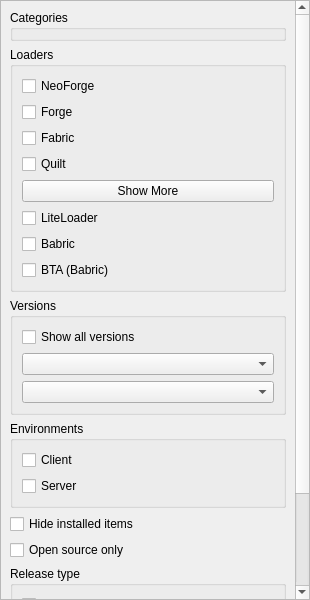
<?xml version="1.0" encoding="UTF-8"?>
<ui version="4.0">
 <class>ModFilterWidget</class>
 <widget class="QWidget" name="ModFilterWidget">
  <property name="geometry">
   <rect>
    <x>0</x>
    <y>0</y>
    <width>310</width>
    <height>600</height>
   </rect>
  </property>
  <property name="sizePolicy">
   <sizepolicy hsizetype="Preferred" vsizetype="Preferred">
    <horstretch>0</horstretch>
    <verstretch>0</verstretch>
   </sizepolicy>
  </property>
  <property name="minimumSize">
   <size>
    <width>275</width>
    <height>0</height>
   </size>
  </property>
  <property name="maximumSize">
   <size>
    <width>310</width>
    <height>16777215</height>
   </size>
  </property>
  <property name="windowTitle">
   <string>Form</string>
  </property>
  <layout class="QVBoxLayout" name="verticalLayout_2">
   <property name="leftMargin">
    <number>0</number>
   </property>
   <property name="topMargin">
    <number>0</number>
   </property>
   <property name="rightMargin">
    <number>0</number>
   </property>
   <property name="bottomMargin">
    <number>0</number>
   </property>
   <item>
    <widget class="QScrollArea" name="scrollArea">
     <property name="minimumSize">
      <size>
       <width>275</width>
       <height>0</height>
      </size>
     </property>
     <property name="sizeAdjustPolicy">
      <enum>QAbstractScrollArea::AdjustToContentsOnFirstShow</enum>
     </property>
     <property name="widgetResizable">
      <bool>true</bool>
     </property>
     <widget class="QWidget" name="scrollAreaWidgetContents">
      <property name="geometry">
       <rect>
        <x>0</x>
        <y>0</y>
        <width>294</width>
        <height>781</height>
       </rect>
      </property>
      <layout class="QVBoxLayout" name="verticalLayout">
       <item>
        <widget class="QGroupBox" name="categoryGroup">
         <property name="title">
          <string>Categories</string>
         </property>
         <property name="checkable">
          <bool>false</bool>
         </property>
         <property name="checked">
          <bool>false</bool>
         </property>
        </widget>
       </item>
       <item>
        <widget class="QGroupBox" name="loaderGroup">
         <property name="title">
          <string>Loaders</string>
         </property>
         <property name="checkable">
          <bool>false</bool>
         </property>
         <property name="checked">
          <bool>false</bool>
         </property>
         <layout class="QVBoxLayout" name="verticalLayout_4">
          <item>
           <widget class="QCheckBox" name="neoForge">
            <property name="text">
             <string>NeoForge</string>
            </property>
           </widget>
          </item>
          <item>
           <widget class="QCheckBox" name="forge">
            <property name="text">
             <string>Forge</string>
            </property>
           </widget>
          </item>
          <item>
           <widget class="QCheckBox" name="fabric">
            <property name="text">
             <string>Fabric</string>
            </property>
           </widget>
          </item>
          <item>
           <widget class="QCheckBox" name="quilt">
            <property name="text">
             <string>Quilt</string>
            </property>
           </widget>
          </item>
          <item>
           <widget class="QPushButton" name="showMoreButton">
            <property name="text">
             <string>Show More</string>
            </property>
           </widget>
          </item>
          <item>
           <widget class="QWidget" name="extendedModLoadersWidget" native="true">
            <property name="visible">
             <bool>false</bool>
            </property>
            <layout class="QVBoxLayout" name="extendedModLoadersLayout">
             <property name="leftMargin">
              <number>0</number>
             </property>
             <property name="topMargin">
              <number>0</number>
             </property>
             <property name="rightMargin">
              <number>0</number>
             </property>
             <property name="bottomMargin">
              <number>0</number>
             </property>
             <item>
              <widget class="QCheckBox" name="liteLoader">
               <property name="text">
                <string>LiteLoader</string>
               </property>
              </widget>
             </item>
             <item>
              <widget class="QCheckBox" name="babric">
               <property name="text">
                <string>Babric</string>
               </property>
              </widget>
             </item>
             <item>
              <widget class="QCheckBox" name="btaBabric">
               <property name="text">
                <string>BTA (Babric)</string>
               </property>
              </widget>
             </item>
            </layout>
           </widget>
          </item>
         </layout>
        </widget>
       </item>
       <item>
        <widget class="QGroupBox" name="minecraftVersionGroup">
         <property name="title">
          <string>Versions</string>
         </property>
         <property name="checkable">
          <bool>false</bool>
         </property>
         <property name="checked">
          <bool>false</bool>
         </property>
         <layout class="QVBoxLayout" name="verticalLayout_3">
          <item>
           <widget class="QCheckBox" name="showAllVersions">
            <property name="text">
             <string>Show all versions</string>
            </property>
           </widget>
          </item>
          <item>
           <widget class="CheckComboBox" name="versions"/>
          </item>
          <item>
           <widget class="QComboBox" name="version"/>
          </item>
         </layout>
        </widget>
       </item>
       <item>
        <widget class="QGroupBox" name="environmentGroup">
         <property name="title">
          <string>Environments</string>
         </property>
         <property name="checkable">
          <bool>false</bool>
         </property>
         <property name="checked">
          <bool>false</bool>
         </property>
         <layout class="QVBoxLayout" name="verticalLayout_5">
          <item>
           <widget class="QCheckBox" name="clientSide">
            <property name="text">
             <string>Client</string>
            </property>
           </widget>
          </item>
          <item>
           <widget class="QCheckBox" name="serverSide">
            <property name="text">
             <string>Server</string>
            </property>
           </widget>
          </item>
         </layout>
        </widget>
       </item>
       <item>
        <widget class="QCheckBox" name="hideInstalled">
         <property name="text">
          <string>Hide installed items</string>
         </property>
        </widget>
       </item>
       <item>
        <widget class="QCheckBox" name="openSource">
         <property name="text">
          <string>Open source only</string>
         </property>
        </widget>
       </item>
       <item>
        <widget class="QGroupBox" name="releaseGroup">
         <property name="title">
          <string>Release type</string>
         </property>
         <layout class="QVBoxLayout" name="verticalLayout_6">
          <item>
           <widget class="QCheckBox" name="releaseCb">
            <property name="text">
             <string>Release</string>
            </property>
           </widget>
          </item>
          <item>
           <widget class="QCheckBox" name="betaCb">
            <property name="text">
             <string>Beta</string>
            </property>
           </widget>
          </item>
          <item>
           <widget class="QCheckBox" name="alphaCb">
            <property name="text">
             <string>Alpha</string>
            </property>
           </widget>
          </item>
          <item>
           <widget class="QCheckBox" name="unknownCb">
            <property name="text">
             <string>Unknown</string>
            </property>
           </widget>
          </item>
         </layout>
        </widget>
       </item>
       <item>
        <spacer name="verticalSpacer">
         <property name="orientation">
          <enum>Qt::Vertical</enum>
         </property>
         <property name="sizeHint" stdset="0">
          <size>
           <width>20</width>
           <height>40</height>
          </size>
         </property>
        </spacer>
       </item>
      </layout>
     </widget>
    </widget>
   </item>
  </layout>
 </widget>
 <customwidgets>
  <customwidget>
   <class>CheckComboBox</class>
   <extends>QComboBox</extends>
   <header>ui/widgets/CheckComboBox.h</header>
  </customwidget>
 </customwidgets>
 <resources/>
 <connections/>
</ui>
